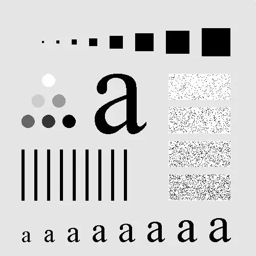
#> input picture digital_image_processing/第四次作业-2023214320-孙前普/Sample.png, 256 x 256 px
$ python filter.py
#> lines starting #> are read from the running program, lines starting #| are printed output that depends on the picture; after the words box and inside, x2 and y2 are one past the last pixel; in counts of white or black regions, pixels touching at a corner belong together
import cv2
import numpy as np
import matplotlib.pyplot as plt

# Load the input image
input_image = cv2.imread('Sample.png', cv2.IMREAD_GRAYSCALE)
#> input_image: shape (256, 256); min 0, max 255, mean 207.4

# Compute the 2D Fourier Transform of the image
f_transform = np.fft.fft2(input_image)
f_transform_shifted = np.fft.fftshift(f_transform)

# Define the cutoff frequencies
D0_values = [10, 20, 40]

# Initialize a figure to display the results
plt.figure(figsize=(15, 5))

for i, D0 in enumerate(D0_values):
    # Ideal Lowpass Filter
    H_ideal = np.zeros_like(input_image, dtype=np.float32)
    center_x, center_y = input_image.shape[1] // 2, input_image.shape[0] // 2
    for y in range(input_image.shape[0]):
        for x in range(input_image.shape[1]):
            distance = np.sqrt((x - center_x) ** 2 + (y - center_y) ** 2)
            if distance <= D0:
                H_ideal[y, x] = 1

    # Apply the ideal lowpass filter to the frequency domain image
    ideal_filtered = f_transform_shifted * H_ideal
    ideal_filtered = np.fft.ifftshift(ideal_filtered)
    ideal_filtered_image = np.fft.ifft2(ideal_filtered)
    ideal_filtered_image = np.abs(ideal_filtered_image).astype(np.uint8)

    rows, cols = input_image.shape
    center_x, center_y = cols // 2, rows // 2
    x = np.arange(cols)
    y = np.arange(rows)
    X, Y = np.meshgrid(x, y)
    H_gaussian = np.exp(-((X - center_x) ** 2 + (Y - center_y) ** 2) / (2 * D0 ** 2))

    # Apply the Gaussian lowpass filter to the frequency domain image
    gaussian_filtered = f_transform_shifted * H_gaussian
    gaussian_filtered = np.fft.ifftshift(gaussian_filtered)
    gaussian_filtered_image = np.fft.ifft2(gaussian_filtered)
    gaussian_filtered_image = np.abs(gaussian_filtered_image).astype(np.uint8)


    # Display the original and filtered images
    plt.subplot(3, 5, i * 5 + 1)
    plt.title(f'Original Image (D0={D0})')
    plt.imshow(input_image, cmap='gray')

    plt.subplot(3, 5, i * 5 + 2)
    plt.title(f'Ideal Filtered Image (D0={D0})')
    plt.imshow(ideal_filtered_image, cmap='gray')

    plt.subplot(3, 5, i * 5 + 3)
    plt.title(f'Gaussian Filtered Image (D0={D0})')
    plt.imshow(gaussian_filtered_image, cmap='gray')

    # Analyze the ringing effect by plotting the difference between the original and filtered images
    ringing_ideal = input_image - ideal_filtered_image
    ringing_gaussian = input_image - gaussian_filtered_image

    plt.subplot(3, 5, i * 5 + 4)
    plt.title(f'Ringing_idead (D0={D0})')
    plt.imshow(ringing_ideal, cmap='gray')
    plt.colorbar()

    plt.subplot(3, 5, i * 5 + 5)
    plt.title(f'Ringing_gaussian (D0={D0})')
    plt.imshow(ringing_gaussian, cmap='gray')
    plt.colorbar()
#> this loop made 3 passes
#> pass 1, `ideal_filtered_image = np.abs(ideal_filtered_image).astype(np.uint8)`:
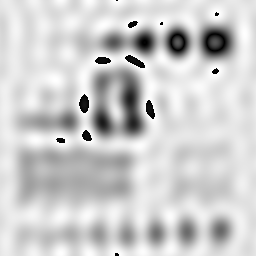
#> ideal_filtered_image: shape (256, 256); min 0, max 255, mean 204.7
#> pass 1, `gaussian_filtered_image = np.abs(gaussian_filtered_image).astype(np.ui..`:
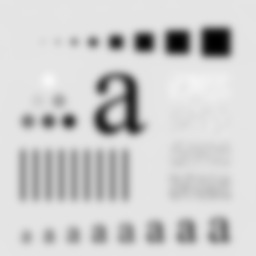
#> gaussian_filtered_image: shape (256, 256); min 0, max 247, mean 206.8
#> pass 1, `ringing_ideal = input_image - ideal_filtered_image`:
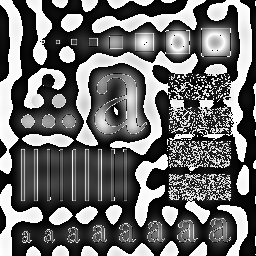
#> ringing_ideal: shape (256, 256); min 0, max 255, mean 107.5
#> pass 1, `ringing_gaussian = input_image - gaussian_filtered_image`:
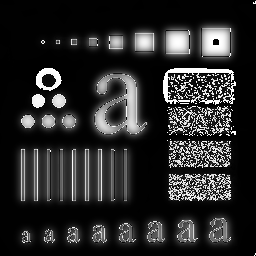
#> ringing_gaussian: shape (256, 256); min 0, max 255, mean 41.9
#> after the loop:
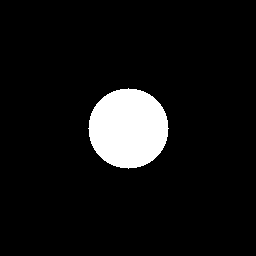
#> H_ideal: shape (256, 256) float32; values 0 (black) and 1 (white), 7.7% white; 1 white region, box (x1, y1, x2, y2) and area: (88, 88, 169, 169) 5025

plt.tight_layout()
plt.savefig("output/ideal_gaussian.png")
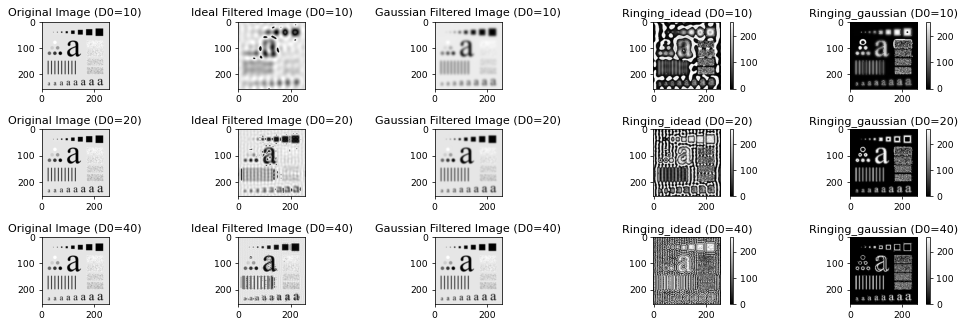
#> figure drawn by matplotlib, 21 panels
